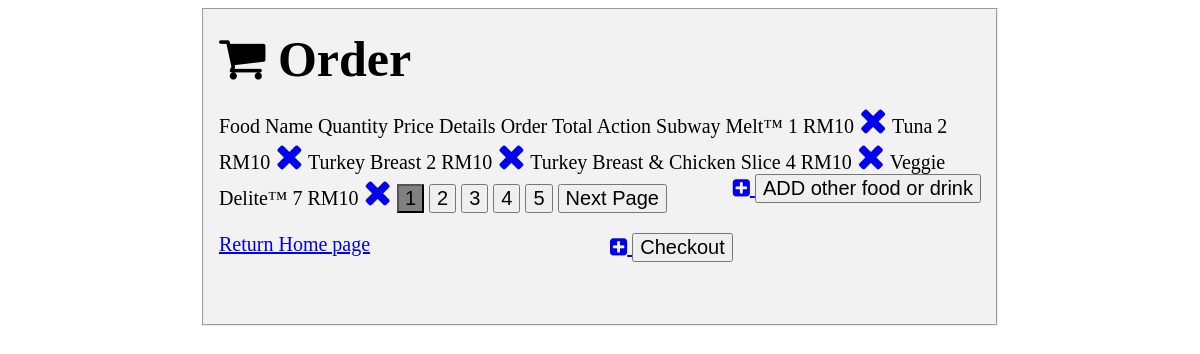
/manageorder.php, run on an earlier commit of the app's database.
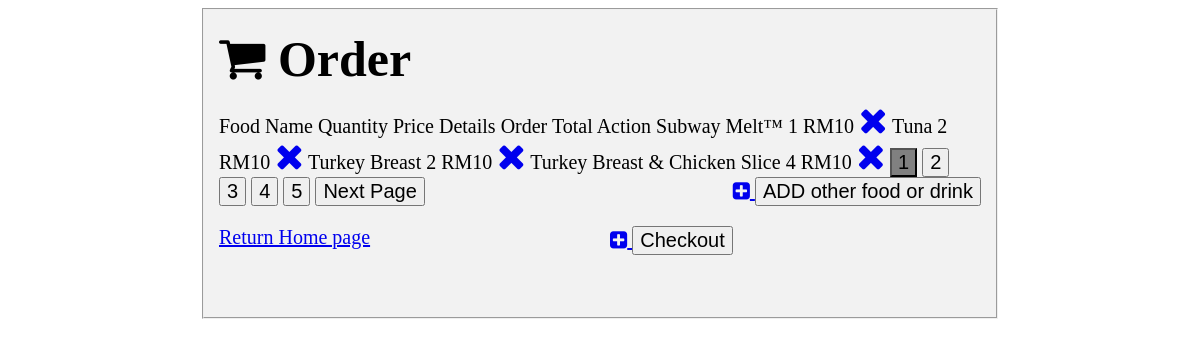
And on a later commit of the database.
### tables this page shows
CREATE TABLE `orders` (
  `order_ID` int(30) NOT NULL,
  `Food_ID` int(30) NOT NULL,
  `foodname` varchar(30) NOT NULL,
  `price` int(30) NOT NULL,
  `quantity` int(30) NOT NULL,
  `username` varchar(30) NOT NULL
);

### manageorder.php (the view, shortened to what this page needs)
<?php include("config.php"); ?>
<html>
<head><title>Manage Order | 1 Coin Sandwich</title>
  <link rel="stylesheet" href="https://cdnjs.cloudflare.com/ajax/libs/font-awesome/4.7.0/css/font-awesome.min.css">
</head>
<body>
<div class="middle">
    <fieldset>
        <?php
        $sql = "SELECT * FROM orders";
        $result = mysqli_query($conn,$sql);
        ?>
      <h1><i class="fa fa-shopping-cart" style="font-size:50px"></i><b style="font-size: 50px;"> Order</b></h1>
      <thead class="thead-dark">
      <tr>
      <th width="40%">Food Name</th>
      <th width="10%">Quantity</th>
      <th width="20%">Price Details</th>
      <th width="15%">Order Total</th>
      <th width="5%">Action</th>
      </tr>
      </thead>
        <?php
        while($row = mysqli_fetch_array($result))
        {
            ?>
        <tr>
          <td><?php echo $row["foodname"]; ?></td>
          <td><?php echo $row["quantity"];	?></td>
          <td>RM<?php echo $row["price"];?></td>
          <td><a href="deleteorder.php?Food_ID=<?php echo $row['Food_ID']; ?>"><i class="fa fa-close" style="font-size:36px"></i></a>
          </td>
        </tr>
            <?php
        }
		?>
      <button style="background-color: gray;">1</button>
      <button>2</button>
      <button>3</button>
      <button>4</button>
      <button>5</button>
      <button>Next Page</button><span class="left"><a href="add_order.php" alt="insert"><i class="fa fa-plus-square"></i> <input type="button" value="ADD other food or drink"></span></p>
      <a href="Homepage.php">Return Home page
      <div class="left"><a href="payment.php" alt="payment"><i class="fa fa-plus-square"></i> <input type="button" value="Checkout"></div>
    </fieldset>
  </div>

What changed in the data, as far as the page shows it:
removed orders: foodname "Veggie Delite™", quantity "7", price "10"
